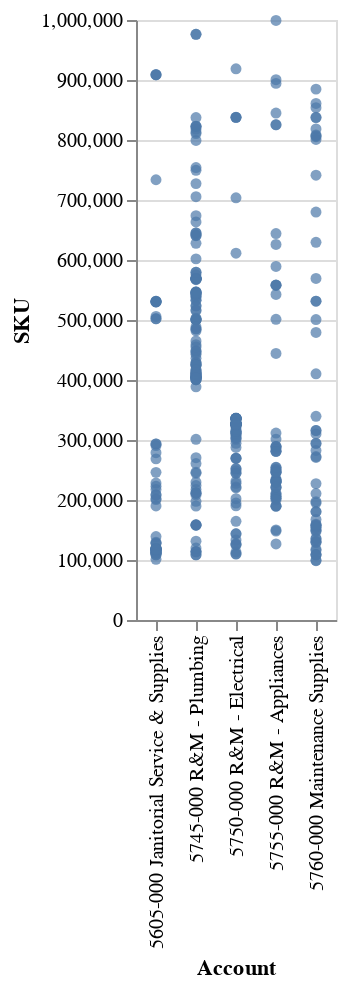

The notebook cell saved with this chart:
### Markdown cell above
Approximately 60% of the data collected from the sample used belongs to one of the five most populated `Accounts`
We can now plot this graph.

### Code cell
df_top = df[df_pre["Account"].isin(df_pre["Account"].value_counts()[:5].index)].copy()
alt.data_transformers.disable_max_rows()
alt.Chart(df_top).mark_circle().encode(
    x = "Account",
    y = "SKU"
)

### Figure 1 — Vega-Lite specification as saved in the notebook (floating-point values rounded to 4 significant figures; data arrays with more than 128 entries replaced by an {"elided": "..."} marker saying what was removed)
{"config": {"view": {"continuousWidth": 400, "continuousHeight": 300}}, "data": {"name": "data-6857bb334366a24bc0eb18c185fb6c29"}, "mark": "circle", "encoding": {"x": {"field": "Account", "type": "nominal"}, "y": {"field": "SKU", "type": "quantitative"}}, "$schema": "https://vega.github.io/schema/vega-lite/v4.17.0.json", "datasets": {"data-6857bb334366a24bc0eb18c185fb6c29": {"elided": "368 records"}}}
